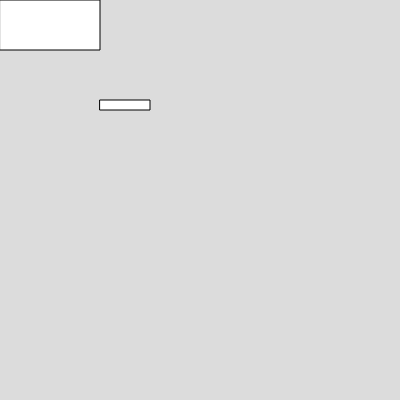
Frame 1 (no input)
Frame 60 (no input): identical to frame 1, image omitted
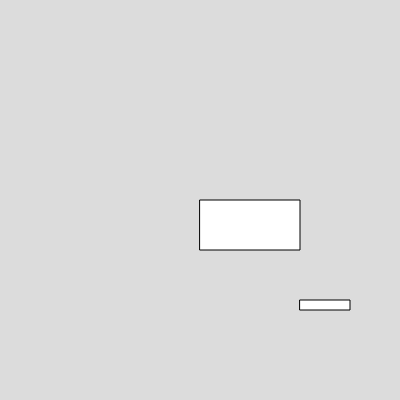
Frame 120 (the mouse pressed at the canvas centre since frame 60)

The p5.js sketch that drew these frames (run headless with seeded random() and noise() and a simulated clock; from frame 60 on, the mouse is pressed at the canvas centre):

// p5.js sketch
// ── sketch.js
function setup() {
  createCanvas(400, 400);
}

function draw() {
  background(220);
  fill(255);
 // rect(50,50,100,50);

  translate(mouseX,mouseY)
  rect (0,0,100,50)

  rect(100,100,50,10)
}
